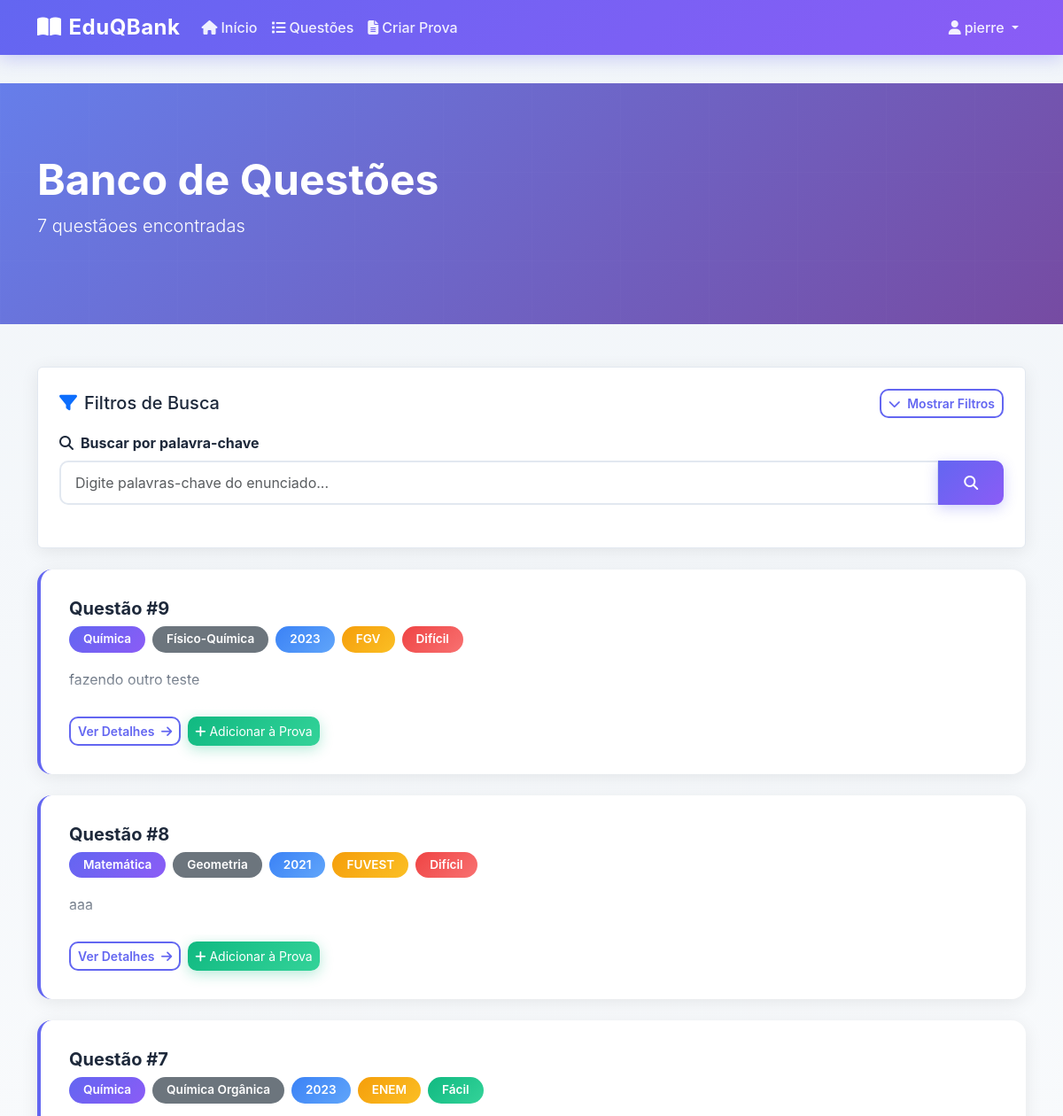
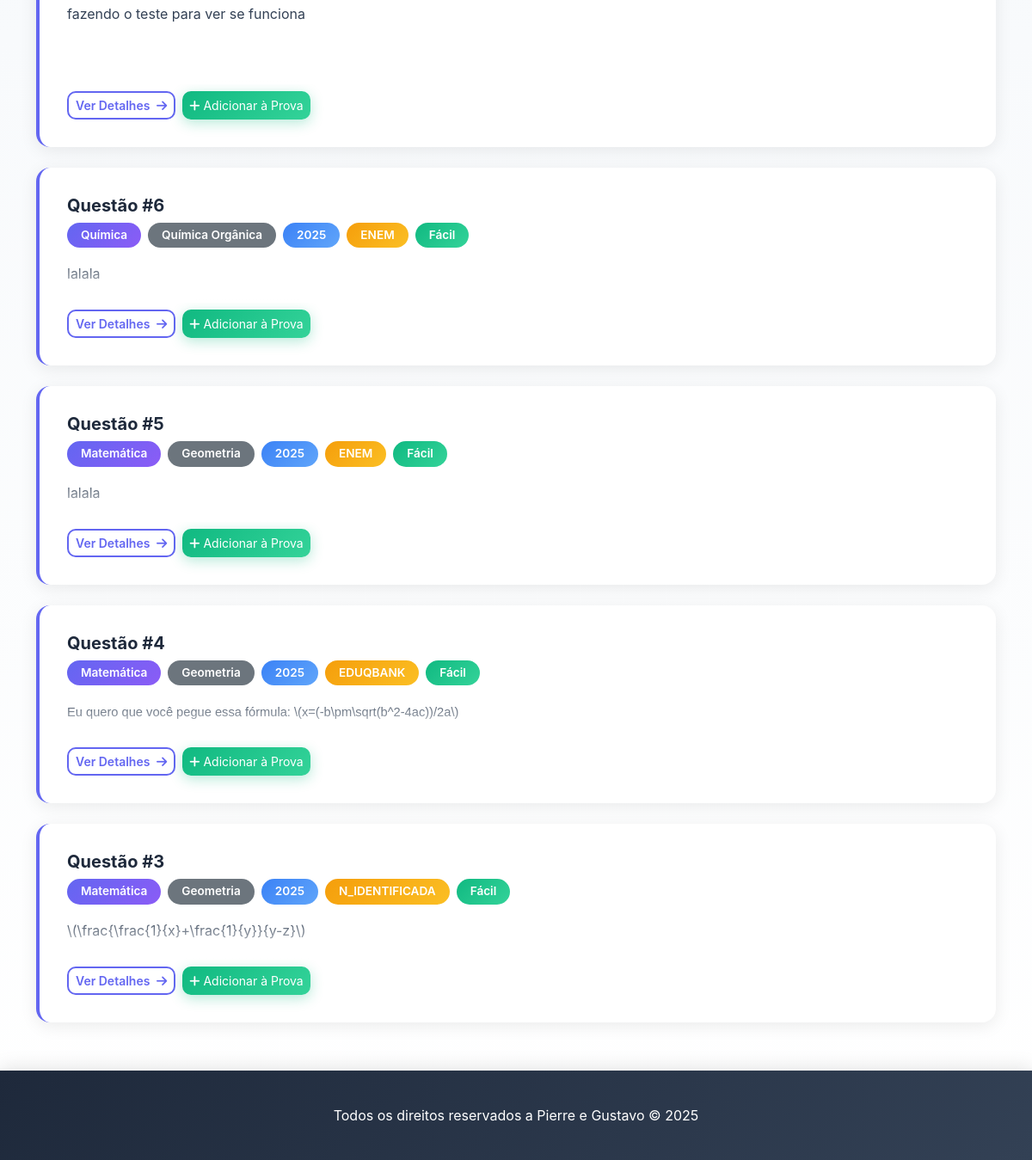
The app's page /questoes/ (signed in) with its own data (2 pictures, top to bottom).
### app/models.py (models this page shows, shortened)
class Questao(models.Model):
    area = models.ForeignKey('Conteudo', on_delete=models.PROTECT, related_name='q_area')
    unidade = models.ForeignKey('Conteudo', on_delete=models.PROTECT, related_name='q_unidade', null=True, blank=True)
    topico = models.ForeignKey('Conteudo', on_delete=models.PROTECT, related_name='q_topico', null=True, blank=True)
    subtopico = models.ForeignKey('Conteudo', on_delete=models.PROTECT, related_name='q_subtopico', null=True, blank=True)
    categoria = models.ForeignKey('Conteudo', on_delete=models.PROTECT, related_name='q_categoria', null=True, blank=True)
    ano = models.IntegerField()
    banca = models.CharField(max_length=100)
    tipo_questao = models.CharField(max_length=50)
    dificuldade = models.CharField(max_length=20)
    GRAU_ESCOLARIDADE_CHOICES = [
        ('fundamental', 'Ensino Fundamental'),
        ('medio', 'Ensino Médio'),
        ('superior', 'Ensino Superior'),
    ]
    grau_escolaridade = models.CharField(max_length=20, choices=GRAU_ESCOLARIDADE_CHOICES)
    enunciado = RichTextUploadingField('Enunciado')
    resposta = RichTextUploadingField('Resposta')
    resposta_gabarito = RichTextUploadingField('Resposta Gabarito', blank=True, null=True)

class Conteudo(models.Model):
    nome = models.CharField(max_length=500)
    pai = models.ForeignKey('self', null=True, blank=True, on_delete=models.PROTECT, related_name='subconteudos')
    TIPO_CHOICES = [
        ('area', 'Área'),
        ('unidade', 'Unidade'),
        ('topico', 'Tópico'),
        ('subtopico', 'Subtópico'),
        ('categoria', 'Categoria'),
    ]
    tipo = models.CharField(max_length=20, choices=TIPO_CHOICES)

### app/views/pages.py (the view, shortened to what this page needs)
# urls.py: path('questoes/', views.questoes_list, name='questoes_list'),
@login_required
def questoes_list(request):
    questoes = Questao.objects.all().select_related('area', 'unidade', 'topico', 'subtopico', 'categoria')
    search = request.GET.get('search', '')
    if search:
        questoes = questoes.filter(enunciado__icontains=search)
    area_ids = request.GET.getlist('area_id')
    if area_ids:
        questoes = questoes.filter(area_id__in=area_ids)
    unidade_ids = request.GET.getlist('unidade_id')
    if unidade_ids:
        questoes = questoes.filter(unidade_id__in=unidade_ids)
    topico_ids = request.GET.getlist('topico_id')
    if topico_ids:
        questoes = questoes.filter(topico_id__in=topico_ids)
    subtopico_ids = request.GET.getlist('subtopico_id')
    if subtopico_ids:
        questoes = questoes.filter(subtopico_id__in=subtopico_ids)
    categoria_ids = request.GET.getlist('categoria_id')
    if categoria_ids:
        questoes = questoes.filter(categoria_id__in=categoria_ids)
    anos = request.GET.getlist('ano')
    if anos:
        questoes = questoes.filter(ano__in=anos)
    bancas = request.GET.getlist('banca')
    if bancas:
        questoes = questoes.filter(banca__in=bancas)
    tipos_questao = request.GET.getlist('tipo_questao')
    if tipos_questao:
        questoes = questoes.filter(tipo_questao__in=tipos_questao)
    dificuldades = request.GET.getlist('dificuldade')
    if dificuldades:
        questoes = questoes.filter(dificuldade__in=dificuldades)
    graus_escolaridade = request.GET.getlist('grau_escolaridade')
    if graus_escolaridade:
        questoes = questoes.filter(grau_escolaridade__in=graus_escolaridade)
    tem_imagem = request.GET.get('tem_imagem')
    if tem_imagem == 'true':
        questoes = questoes.filter(Q(enunciado__icontains='<img') | Q(resposta__icontains='<img'))
    elif tem_imagem == 'false':
        questoes = questoes.exclude(Q(enunciado__icontains='<img') | Q(resposta__icontains='<img'))
    order_by = request.GET.get('order_by', '-id')
    questoes = questoes.order_by(order_by)
    paginator = Paginator(questoes, 10)
    page_number = request.GET.get('page', 1)
    page_obj = paginator.get_page(page_number)
    areas = Conteudo.objects.filter(tipo='area').order_by('nome')
    anos_disponiveis = Questao.objects.values_list('ano', flat=True).distinct().order_by('-ano')
    bancas_disponiveis = Questao.objects.values_list('banca', flat=True).distinct().order_by('banca')
    tipos_disponiveis = Questao.objects.values_list('tipo_questao', flat=True).distinct().order_by('tipo_questao')
    dificuldades_disponiveis = Questao.objects.values_list('dificuldade', flat=True).distinct().order_by('dificuldade')
    graus_disponiveis = Questao.objects.values_list('grau_escolaridade', flat=True).distinct().order_by('grau_escolaridade')
    unidades = []
    topicos = []
    subtopicos = []
    categorias = []
    context = {
        'page_obj': page_obj,
        'questoes': page_obj,
        'search': search,
        'areas': areas,
        'unidades': unidades,
        'topicos': topicos,
        'subtopicos': subtopicos,
        'categorias': categorias,
        'anos_disponiveis': anos_disponiveis,
        'bancas_disponiveis': bancas_disponiveis,
        'tipos_disponiveis': tipos_disponiveis,
        'dificuldades_disponiveis': dificuldades_disponiveis,
        'graus_disponiveis': graus_disponiveis,
        'filtros_ativos': {
            'area_ids': area_ids,
            'unidade_ids': unidade_ids,
            'topico_ids': topico_ids,
            'subtopico_ids': subtopico_ids,
            'categoria_ids': categoria_ids,
            'anos': anos,
            'bancas': bancas,
            'tipos_questao': tipos_questao,
            'dificuldades': dificuldades,
            'graus_escolaridade': graus_escolaridade,
            'tem_imagem': tem_imagem,
        }
    }
    return render(request, 'app/pages/questoes.html', context)

### app/templates/app/pages/questoes.html (shortened to what this page needs)
{% extends "app/base.html" %}
{% load static %}
{% block content %}
<div class="hero-section">
    <div class="container">
        <h1 class="display-5 fw-bold mb-2">Banco de Questões</h1>
        <p class="lead">
            {% if page_obj %}
                {{ page_obj.paginator.count }} questão{{ page_obj.paginator.count|pluralize:"es" }} encontrada{{ page_obj.paginator.count|pluralize:"s" }}
            {% else %}
                Carregando...
            {% endif %}
        </p>
    </div>
</div>
<div class="container">
    <div class="filter-section bg-white p-4 rounded mb-4" style="box-shadow: 0 4px 20px rgba(0,0,0,0.08);">
        <div class="d-flex justify-content-between align-items-center mb-3">
            <h5 class="mb-0">
                <i class="fas fa-filter me-2 text-primary"></i>Filtros de Busca
            </h5>
            <button type="button" class="btn btn-sm btn-outline-primary" onclick="toggleFilters()" id="toggleFiltersBtn">
                <i class="fas fa-chevron-{% if filtros_ativos.area_ids|length > 0 or filtros_ativos.unidade_ids|length > 0 or filtros_ativos.topico_ids|length > 0 or filtros_ativos.anos|length > 0 or filtros_ativos.bancas|length > 0 or filtros_ativos.dificuldades|length > 0 or filtros_ativos.tipos_questao|length > 0 or filtros_ativos.graus_escolaridade|length > 0 or filtros_ativos.tem_imagem %}up{% else %}down{% endif %} me-1"></i>
                <span id="toggleFiltersText">{% if filtros_ativos.area_ids|length > 0 or filtros_ativos.unidade_ids|length > 0 or filtros_ativos.topico_ids|length > 0 or filtros_ativos.anos|length > 0 or filtros_ativos.bancas|length > 0 or filtros_ativos.dificuldades|length > 0 or filtros_ativos.tipos_questao|length > 0 or filtros_ativos.graus_escolaridade|length > 0 or filtros_ativos.tem_imagem %}Ocultar{% else %}Mostrar{% endif %} Filtros</span>
            </button>
        </div>
        <form method="get" action="{% url 'questoes_list' %}" id="filterForm">
            <div class="mb-4">
                <label for="search" class="form-label fw-bold">
                    <i class="fas fa-search me-2"></i>Buscar por palavra-chave
                </label>
                <div class="input-group">
                    <input type="text" class="form-control" id="search" name="search"
                           value="{{ search }}" placeholder="Digite palavras-chave do enunciado...">
                    <button type="submit" class="btn btn-primary">
                        <i class="fas fa-search"></i>
                    </button>
                </div>
            </div>
        </form>
    </div>
    <div id="questionsList">
        {% for questao in questoes %}
        <div class="question-card" data-question-id="{{ questao.id }}">
            <div class="question-header">
                <div>
                    <h5 class="mb-2">
                        <a href="{% url 'questao_detail_page' questao.id %}" class="text-decoration-none">
                            Questão #{{ questao.id }}
                        </a>
                    </h5>
                    <div class="question-meta">
                        <span class="badge bg-primary">{{ questao.area.nome }}</span>
                        {% if questao.unidade %}
                        <span class="badge bg-secondary">{{ questao.unidade.nome }}</span>
                        {% endif %}
                        <span class="badge bg-info">{{ questao.ano }}</span>
                        <span class="badge bg-warning">{{ questao.banca }}</span>
                        <span class="badge bg-{% if questao.dificuldade == 'Fácil' %}success{% elif questao.dificuldade == 'Média' %}warning{% else %}danger{% endif %}">
                            {{ questao.dificuldade }}
                        </span>
                    </div>
                </div>
            </div>
            <div class="question-preview prose">
                {{ questao.enunciado|safe|truncatewords_html:50 }}
            </div>
            <div class="mt-2 d-flex gap-2">
                <a href="{% url 'questao_detail_page' questao.id %}" class="btn btn-sm btn-outline-primary">
                    Ver Detalhes <i class="fas fa-arrow-right ms-1"></i>
                </a>
                <button class="btn btn-sm btn-success add-to-test-btn"
                        onclick="addQuestionToSelection({{ questao.id }}, {area: '{{ questao.area.nome }}', ano: {{ questao.ano }}})">
                    <i class="fas fa-plus me-1"></i>Adicionar à Prova
                </button>
            </div>
        </div>
        {% empty %}
        <div class="text-center py-5">
            <i class="fas fa-inbox fa-3x text-muted mb-3"></i>
            <h4 class="text-muted">Nenhuma questão encontrada</h4>
            <p class="text-muted">Tente ajustar os filtros ou a busca.</p>
        </div>
        {% endfor %}
    </div>
</div>
{% endblock %}

### app/templates/app/base.html (shortened to what this page needs)
{% load static %}
<!DOCTYPE html>
<html lang="pt-br">
<head>
    <link href="https://cdn.jsdelivr.net/npm/bootstrap@5.3.2/dist/css/bootstrap.min.css" rel="stylesheet">
    <link rel="stylesheet" href="https://cdnjs.cloudflare.com/ajax/libs/font-awesome/6.4.0/css/all.min.css">
</head>
<body>
    <nav class="navbar navbar-expand-lg navbar-dark">
        <div class="container">
            <a class="navbar-brand" href="{% url 'index' %}">
                <i class="fas fa-book-open me-2"></i>EduQBank
            </a>
            <div class="collapse navbar-collapse" id="navbarNav">
                <ul class="navbar-nav me-auto">
                    <li class="nav-item">
                        <a class="nav-link" href="{% url 'index' %}">
                            <i class="fas fa-home me-1"></i>Início
                        </a>
                    </li>
                    {% if user.is_authenticated %}
                    <li class="nav-item">
                        <a class="nav-link" href="{% url 'questoes_list' %}">
                            <i class="fas fa-list me-1"></i>Questões
                        </a>
                    </li>
                    <li class="nav-item">
                        <a class="nav-link" href="{% url 'criar_prova' %}">
                            <i class="fas fa-file-alt me-1"></i>Criar Prova
                        </a>
                    </li>
                    {% endif %}
                </ul>
                <ul class="navbar-nav">
                    {% if user.is_authenticated %}
                    <li class="nav-item dropdown">
                        <a class="nav-link dropdown-toggle" href="#" id="userDropdown" role="button" data-bs-toggle="dropdown">
                            <i class="fas fa-user me-1"></i>{{ user.username }}
                        </a>
                    </li>
                    {% endif %}
                </ul>
            </div>
        </div>
    </nav>
    <main class="main-content">
        {% block content %}{% endblock %}
    </main>
    <footer class="footer">
        <div class="container text-center">
            <p class="mb-0">Todos os direitos reservados a Pierre e Gustavo &copy; {% now "Y" %}</p>
        </div>
    </footer>
</body>
</html>

### records on screen
Questao: id "9", area.nome "Química", unidade.nome "Físico-Química", ano "2023", banca "FGV", dificuldade "Difícil", enunciado "fazendo outro teste"
Questao: id "8", area.nome "Matemática", unidade.nome "Geometria", ano "2021", banca "FUVEST", dificuldade "Difícil", enunciado "aaa"
Questao: id "7", area.nome "Química", unidade.nome "Química Orgânica", ano "2023", banca "ENEM", dificuldade "Fácil", enunciado "fazendo o teste para ver se funciona"
Questao: id "6", area.nome "Química", unidade.nome "Química Orgânica", ano "2025", banca "ENEM", dificuldade "Fácil", enunciado "lalala"
Questao: id "5", area.nome "Matemática", unidade.nome "Geometria", ano "2025", banca "ENEM", dificuldade "Fácil", enunciado "lalala"
Questao: id "4", area.nome "Matemática", unidade.nome "Geometria", ano "2025", banca "EDUQBANK", dificuldade "Fácil", enunciado "Eu quero que você pegue essa fórmula: \\(x=(-b\\pm\\sqrt(b^2-4ac))/2a\\)"
Questao: id "3", area.nome "Matemática", unidade.nome "Geometria", ano "2025", banca "N_IDENTIFICADA", dificuldade "Fácil", enunciado "\\(\\frac{\\frac{1}{x}+\\frac{1}{y}}{y-z}\\)"

### other values on screen
{{ user.username }} "pierre"
{{ page_obj.paginator.count }} "7"
